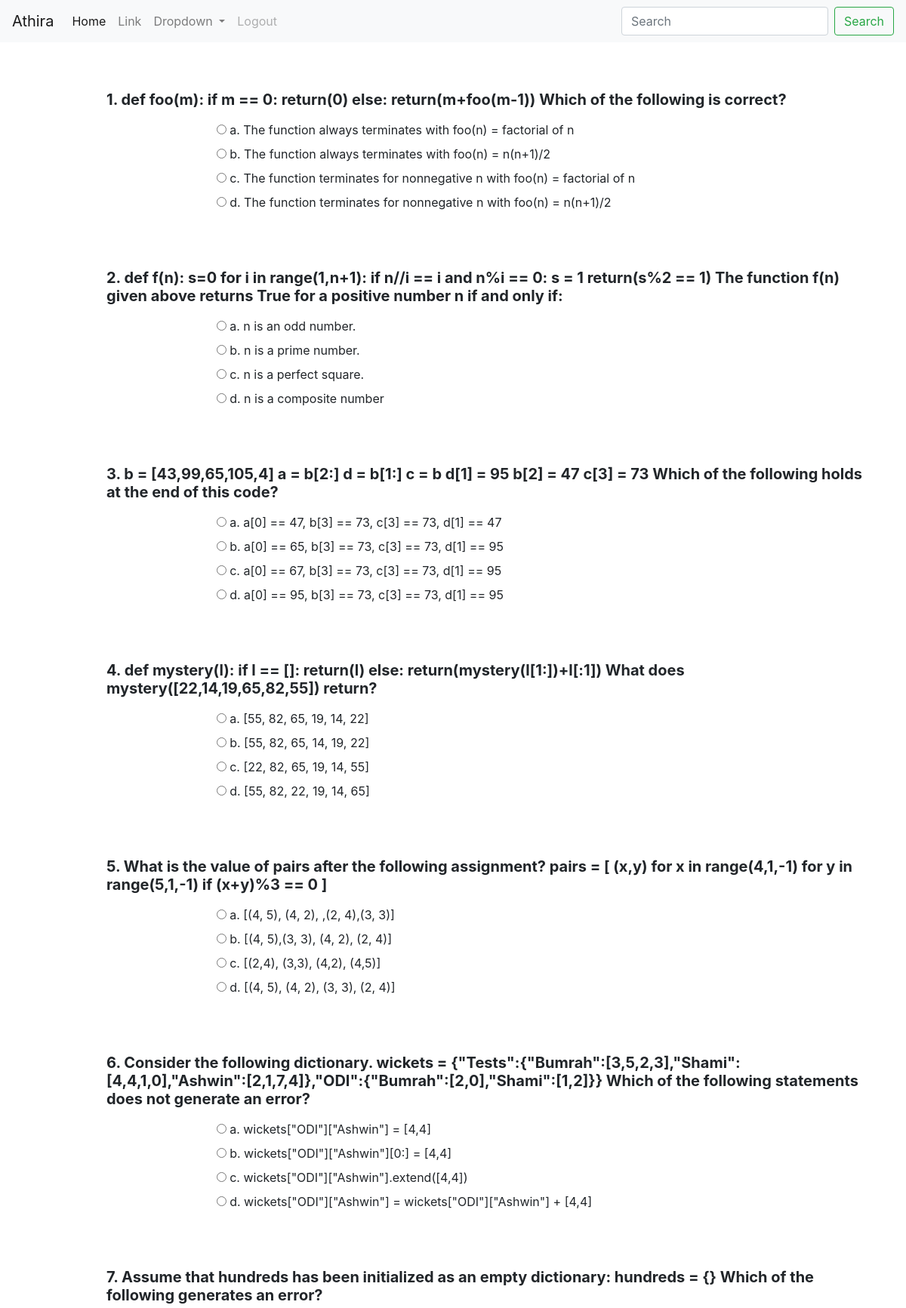
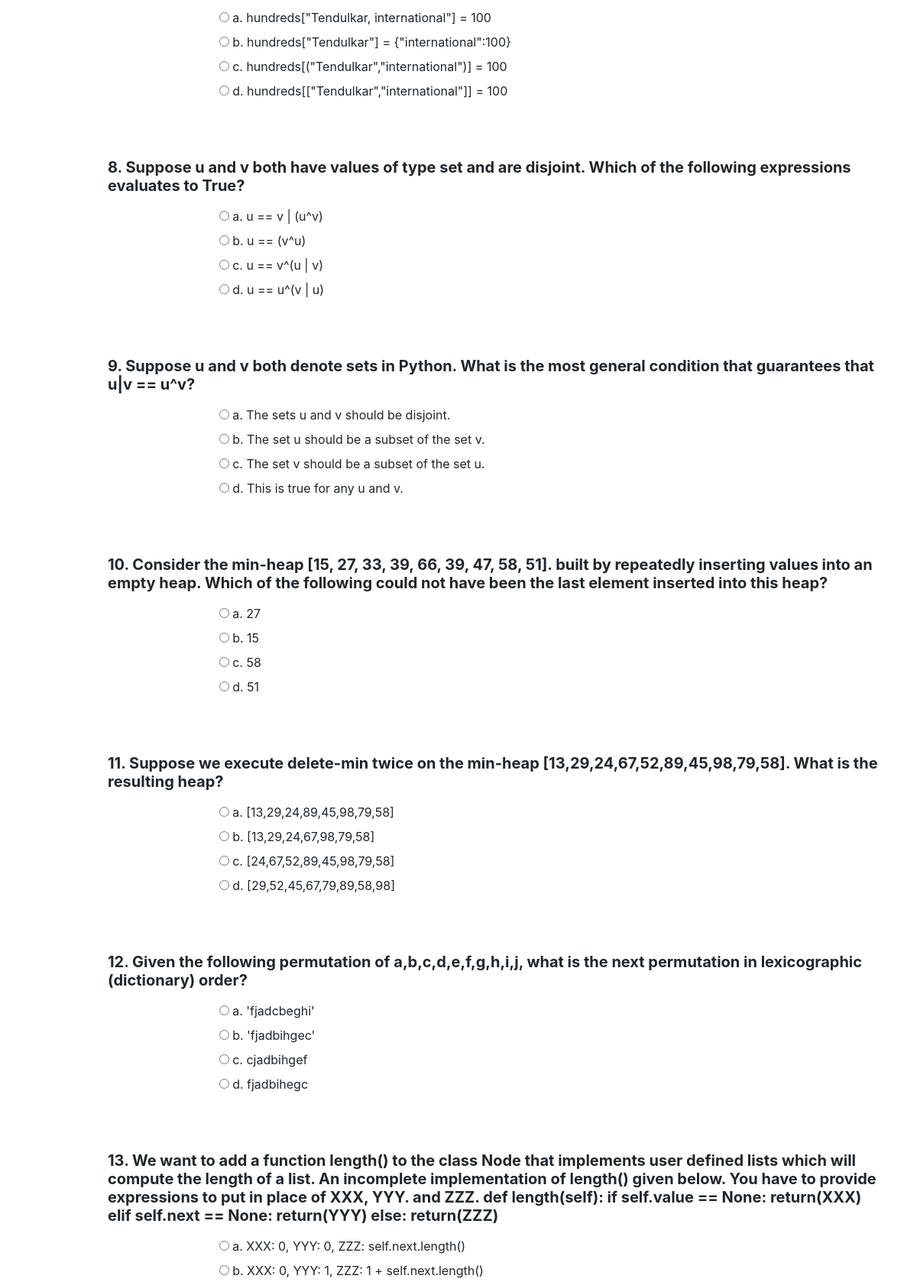
Page /quiz/2 (signed in, upper part) on the committed database (2 pictures, top to bottom).
### Course/models.py (models this page shows)
class Quiz(models.Model):
    course = models.ForeignKey(Course, on_delete=models.CASCADE)
    question = models.TextField(null = False, blank = False)
    answer = models.TextField(null = False, blank = False)
    option1 = models.TextField(null = False, blank = False)
    option2 = models.TextField(null = False, blank = False)
    option3 = models.TextField(null = True, blank = True)
    option4 = models.TextField(null = True, blank = True)

### user_management/views.py (the view)
# urls.py: path("quiz/<int:pk>",views.QuizPage.as_view(), name="quiz"),
class QuizPage(LoginRequiredMixin, generic.ListView):
    login_url = reverse_lazy('login')
    template_name = "quiz.html"
    model=Quiz
    def get_queryset(self, *args, **kwargs):
        queryset = self.model.objects.filter(course__id=self.kwargs['pk'])
        return queryset

### user_management/templates/quiz.html (shortened to what this page needs)
{% extends 'base.html' %}
{% block content %}
{% for c in object_list %}
   <div class="container mt-sm-5 my-1">
    <div class="question ml-sm-5 pl-sm-5 pt-2">
        <div class="py-2 h5"><b>{{forloop.counter}}. {{c.question}}</b></div>
        <div class="ml-md-3 ml-sm-3 pl-md-5 pt-sm-0 pt-3" id="options">
            <form>
            <div class="row">
                <div class="col-1">
                </div>
                <div class="col-11">
                    <input type="radio" name="radio" onclick="add_ans(this);" ques_id="{{c.id}}" ans_id="{{c.option1}}">
                    <label class="options">a. {{c.option1}}
                    </label>
                </div>
            </div>
            <div class="row">
                <div class="col-1">
                </div>
                <div class="col-11">
                    <input type="radio" name="radio" onclick="add_ans(this);" ques_id="{{c.id}}" ans_id="{{c.option2}}">
                    <label class="options">b. {{c.option2}}
                    </label>
                </div>
            </div>
            <div class="row">
                <div class="col-1">
                </div>
                <div class="col-11">
                    <input type="radio" name="radio" onclick="add_ans(this);" ques_id="{{c.id}}" ans_id="{{c.option3}}">
                    <label class="options">c. {{c.option3}}
                    </label>
                </div>
            </div>
            <form>
            <div class="row">
                <div class="col-1">
                </div>
                <div class="col-11">
                    <input type="radio" name="radio" onclick="add_ans(this);" ques_id="{{c.id}}" ans_id="{{c.option4}}">
                    <label class="options">d. {{c.option4}}
                    </label>
                </div>
            </div>
            </form>
        </div>
    </div>
</div>
{% endfor %}
{% endblock %}

### admin_management/templates/base.html (shortened to what this page needs)
<!doctype html>
<html lang="en">
  <head>
    <link rel="stylesheet" href="https://cdn.jsdelivr.net/npm/bootstrap@4.0.0/dist/css/bootstrap.min.css">
  </head>
  <body>
    <nav class="navbar navbar-expand-lg navbar-light bg-light">
        <a class="navbar-brand" href="#">{{request.user.first_name}}</a>
        <div class="collapse navbar-collapse" id="navbarSupportedContent">
          <ul class="navbar-nav mr-auto">
            <li class="nav-item active">
              <a class="nav-link" href="#">Home <span class="sr-only">(current)</span></a>
            </li>
            <li class="nav-item">
              <a class="nav-link" href="#">Link</a>
            </li>
            <li class="nav-item dropdown">
              <a class="nav-link dropdown-toggle" href="#" id="navbarDropdown" role="button" data-toggle="dropdown" aria-haspopup="true" aria-expanded="false">
                Dropdown
              </a>
            </li>
            <li class="nav-item">
              <a class="nav-link disabled" href="{% url 'logout' %}" >Logout</a>
            </li>
          </ul>
          <form class="form-inline my-2 my-lg-0">
            <input class="form-control mr-sm-2" type="search" placeholder="Search" aria-label="Search">
            <button class="btn btn-outline-success my-2 my-sm-0" type="submit">Search</button>
          </form>
        </div>
      </nav>
      <div class="container">
        <div class="row">
        {% block content %}
        {% endblock %}
        </div>
      </div>
  </body>
</html>

### rows in the picture
Quiz: question "def foo(m): if m == 0: return(0) else: return(m+foo(m-1)) Which of the following is correct?", option1 "The function always terminates with foo(n) = factorial of n", option2 "The function always terminates with foo(n) = n(n+1)/2", option3 "The function terminates for non­negative n with foo(n) = factorial of n", option4 "The function terminates for non­negative n with foo(n) = n(n+1)/2"
Quiz: question "def f(n): s=0 for i in range(1,n+1): if n//i == i and n%i == 0: s = 1 return(s%2 == 1) The function f(n) given above returns True for a positive number n if and only if:", option1 "n is an odd number.", option2 "n is a prime number.", option3 "n is a perfect square.", option4 "n is a composite number"
Quiz: question "b = [43,99,65,105,4] a = b[2:] d = b[1:] c = b d[1] = 95 b[2] = 47 c[3] = 73 Which of the following holds at the end of this code?", option1 "a[0] == 47, b[3] == 73, c[3] == 73, d[1] == 47", option2 "a[0] == 65, b[3] == 73, c[3] == 73, d[1] == 95", option3 "a[0] == 67, b[3] == 73, c[3] == 73, d[1] == 95", option4 "a[0] == 95, b[3] == 73, c[3] == 73, d[1] == 95"
Quiz: question "def mystery(l): if l == []: return(l) else: return(mystery(l[1:])+l[:1]) What does mystery([22,14,19,65,82,55]) return?", option1 "[55, 82, 65, 19, 14, 22]", option2 "[55, 82, 65, 14, 19, 22]", option3 "[22, 82, 65, 19, 14, 55]", option4 "[55, 82, 22, 19, 14, 65]"
Quiz: question "What is the value of pairs after the following assignment? pairs = [ (x,y) for x in range(4,1,-1) for y in range(5,1,-1) if (x+y)%3 == 0 ]", option1 "[(4, 5), (4, 2), ,(2, 4),(3, 3)]", option2 "[(4, 5),(3, 3), (4, 2), (2, 4)]", option3 "[(2,4), (3,3), (4,2), (4,5)]", option4 "[(4, 5), (4, 2), (3, 3), (2, 4)]"
Quiz: question "Consider the following dictionary. wickets = {\"Tests\":{\"Bumrah\":[3,5,2,3],\"Shami\":[4,4,1,0],\"Ashwin\":[2,1,7,4]},\"ODI\":{\"Bumrah\":[2,0],\"Shami\":[1,2]}} Which of the following statements does not generate an error?", option1 "wickets[\"ODI\"][\"Ashwin\"] = [4,4]", option2 "wickets[\"ODI\"][\"Ashwin\"][0:] = [4,4]", option3 "wickets[\"ODI\"][\"Ashwin\"].extend([4,4])", option4 "wickets[\"ODI\"][\"Ashwin\"] = wickets[\"ODI\"][\"Ashwin\"] + [4,4]"
Quiz: question "Assume that hundreds has been initialized as an empty dictionary: hundreds = {} Which of the following generates an error?", option1 "hundreds[\"Tendulkar, international\"] = 100", option2 "hundreds[\"Tendulkar\"] = {\"international\":100}", option3 "hundreds[(\"Tendulkar\",\"international\")] = 100", option4 "hundreds[[\"Tendulkar\",\"international\"]] = 100"
Quiz: question "Suppose u and v both have values of type set and are disjoint. Which of the following expressions evaluates to True?", option1 "u == v | (u^v)", option2 "u == (v^u)", option3 "u == v^(u | v)", option4 "u == u^(v | u)"
Quiz: question "Suppose u and v both denote sets in Python. What is the most general condition that guarantees that u|v == u^v?", option1 "The sets u and v should be disjoint.", option2 "The set u should be a subset of the set v.", option3 "The set v should be a subset of the set u.", option4 "This is true for any u and v."
Quiz: question "Consider the min-heap [15, 27, 33, 39, 66, 39, 47, 58, 51]. built by repeatedly inserting values into an empty heap. Which of the following could not have been the last element inserted into this heap?", option1 "27", option2 "15", option3 "58", option4 "51"
Quiz: question "Suppose we execute delete-min twice on the min-heap [13,29,24,67,52,89,45,98,79,58]. What is the resulting heap?", option1 "[13,29,24,89,45,98,79,58]", option2 "[13,29,24,67,98,79,58]", option3 "[24,67,52,89,45,98,79,58]", option4 "[29,52,45,67,79,89,58,98]"
Quiz: question "Given the following permutation of a,b,c,d,e,f,g,h,i,j, what is the next permutation in lexicographic (dictionary) order?", option1 "'fjadcbeghi'", option2 "'fjadbihgec'", option3 "cjadbihgef", option4 "fjadbihegc"
Quiz: question "We want to add a function length() to the class Node that implements user defined lists which will compute the length of a list. An incomplete implementation of length() given below. You have to provide expressions to put in place of XXX, YYY. and ZZZ. def length(self): if self.value == None: return(XXX) elif self.next == None: return(YYY) else: return(ZZZ)", option1 "XXX: 0, YYY: 0, ZZZ: self.next.length()", option2 "XXX: 0, YYY: 1, ZZZ: 1 + self.next.length()"

### other values in the picture
{{ request.user.first_name }} "Athira"
